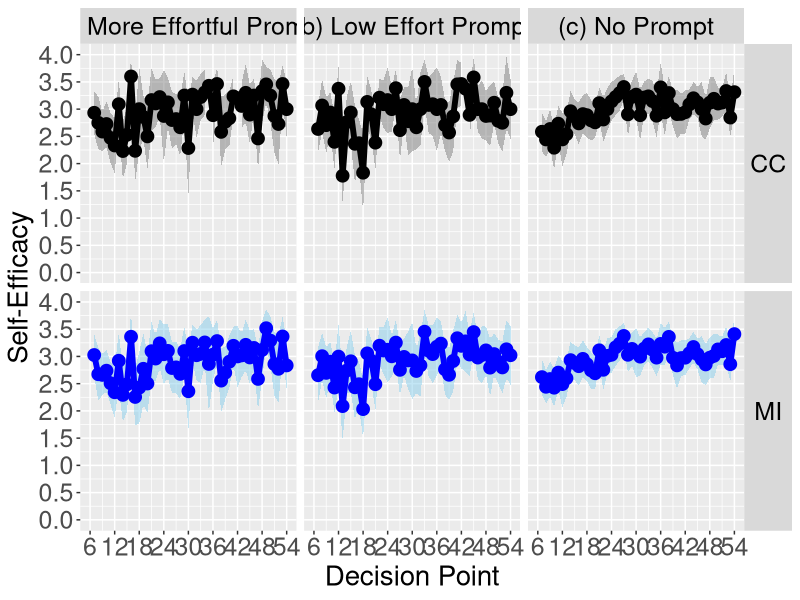

Recreate this plot in R. (Note: this script raises an error after producing the figure.)
rm(list = ls())

library(ggplot2)

cc_est_no_prompt_by_dp <- read.csv(file = file.path("analysis-complete-case", "formatted-output", "cc_est_no_prompt_by_dp.csv"))
cc_est_high_effort_prompt_by_dp <- read.csv(file = file.path("analysis-complete-case", "formatted-output", "cc_est_high_effort_prompt_by_dp.csv"))
cc_est_low_effort_prompt_by_dp <- read.csv(file = file.path("analysis-complete-case", "formatted-output", "cc_est_low_effort_prompt_by_dp.csv"))

dat_all_pool_stats_no_prompt_by_dp <- read.csv(file = file.path("analysis-multiple-imputation", "formatted-output", "dat_all_pool_stats_no_prompt_by_dp.csv"))
dat_all_pool_stats_high_effort_prompt_by_dp <- read.csv(file = file.path("analysis-multiple-imputation", "formatted-output", "dat_all_pool_stats_high_effort_prompt_by_dp.csv"))
dat_all_pool_stats_low_effort_prompt_by_dp <- read.csv(file = file.path("analysis-multiple-imputation", "formatted-output", "dat_all_pool_stats_low_effort_prompt_by_dp.csv"))

dat_ppc_no_prompt_by_dp <- read.csv(file = file.path("analysis-multiple-imputation", "formatted-output", "dat_ppc_no_prompt_by_dp.csv"))
dat_ppc_high_effort_prompt_by_dp <- read.csv(file = file.path("analysis-multiple-imputation", "formatted-output", "dat_ppc_high_effort_prompt_by_dp.csv"))
dat_ppc_low_effort_prompt_by_dp <- read.csv(file = file.path("analysis-multiple-imputation", "formatted-output", "dat_ppc_low_effort_prompt_by_dp.csv"))

cc_results <- data.frame(where_from = "CC", 
                         decision_point = c(7:54, 7:54, 7:54),
                         what = c(rep("(a) More Effortful Prompt", 48), 
                                  rep("(b) Low Effort Prompt", 48), 
                                  rep("(c) No Prompt", 48)), 
                         est = c(cc_est_high_effort_prompt_by_dp$est, cc_est_low_effort_prompt_by_dp$est, cc_est_no_prompt_by_dp$est), 
                         conf_int_lb = c(cc_est_high_effort_prompt_by_dp$conf_int_lb, cc_est_low_effort_prompt_by_dp$conf_int_lb, cc_est_no_prompt_by_dp$conf_int_lb), 
                         conf_int_ub = c(cc_est_high_effort_prompt_by_dp$conf_int_ub, cc_est_low_effort_prompt_by_dp$conf_int_ub, cc_est_no_prompt_by_dp$conf_int_ub))

mi_results <- data.frame(where_from = "MI", 
                         decision_point = c(7:54, 7:54, 7:54),
                         what = c(rep("(a) More Effortful Prompt", 48), 
                                  rep("(b) Low Effort Prompt", 48), 
                                  rep("(c) No Prompt", 48)), 
                         est = c(dat_all_pool_stats_high_effort_prompt_by_dp$Qbar, dat_all_pool_stats_low_effort_prompt_by_dp$Qbar, dat_all_pool_stats_no_prompt_by_dp$Qbar), 
                         conf_int_lb = c(dat_all_pool_stats_high_effort_prompt_by_dp$conf_int_lb, dat_all_pool_stats_low_effort_prompt_by_dp$conf_int_lb, dat_all_pool_stats_no_prompt_by_dp$conf_int_lb), 
                         conf_int_ub = c(dat_all_pool_stats_high_effort_prompt_by_dp$conf_int_ub, dat_all_pool_stats_low_effort_prompt_by_dp$conf_int_ub, dat_all_pool_stats_no_prompt_by_dp$conf_int_ub))

all_results <- rbind(cc_results, mi_results)

group_colors <- c(CC = "black", MI = "blue")
group_colors_fill <- c(CC = "grey50", MI = "skyblue")

ggplot(all_results, aes(x = decision_point, y = est, ymin = conf_int_lb, ymax = conf_int_ub, color = where_from, fill = where_from)) +
  scale_y_continuous(name = "Self-Efficacy", limits = c(0,4), breaks = seq(0,4,0.5)) +
  scale_x_continuous(name = "Decision Point", limits = c(6,54), breaks = seq(6,54,6)) + 
  theme(axis.text = element_text(size = 18), title = element_text(size = 20), legend.position = "none") +
  scale_fill_manual(values=group_colors_fill) +
  geom_ribbon(alpha = 0.5, color = NA) +
  scale_color_manual(values=group_colors) +
  geom_line(linewidth = 2) + geom_point(size = 4) +
  facet_grid(where_from ~ what) +
  theme(strip.text.x = element_text(size = 18, colour = "black", angle = 0)) +
  theme(strip.text.y = element_text(size = 18, colour = "black", angle = 0))

ggsave(filename = file.path("plot-cc-and-mi-together", "time_specific_means_CI90.png"), width = 20, height = 12, units = "in", dpi = 1000)

if(file.exists("plot-cc-and-mi-together/Thumbs.db")){
  file.remove("plot-cc-and-mi-together/Thumbs.db")
}

